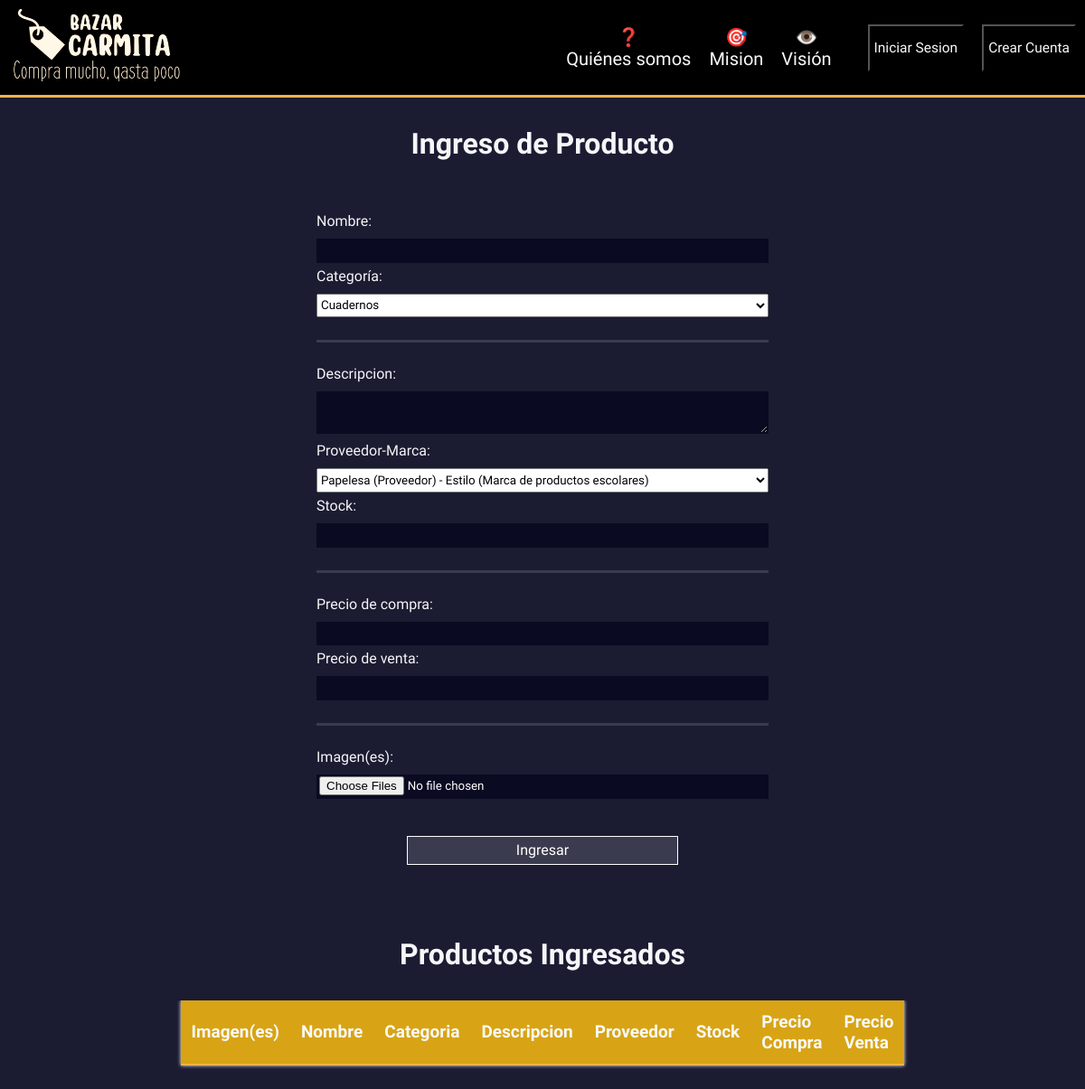
The page /formulario_producto on the database as committed earlier.
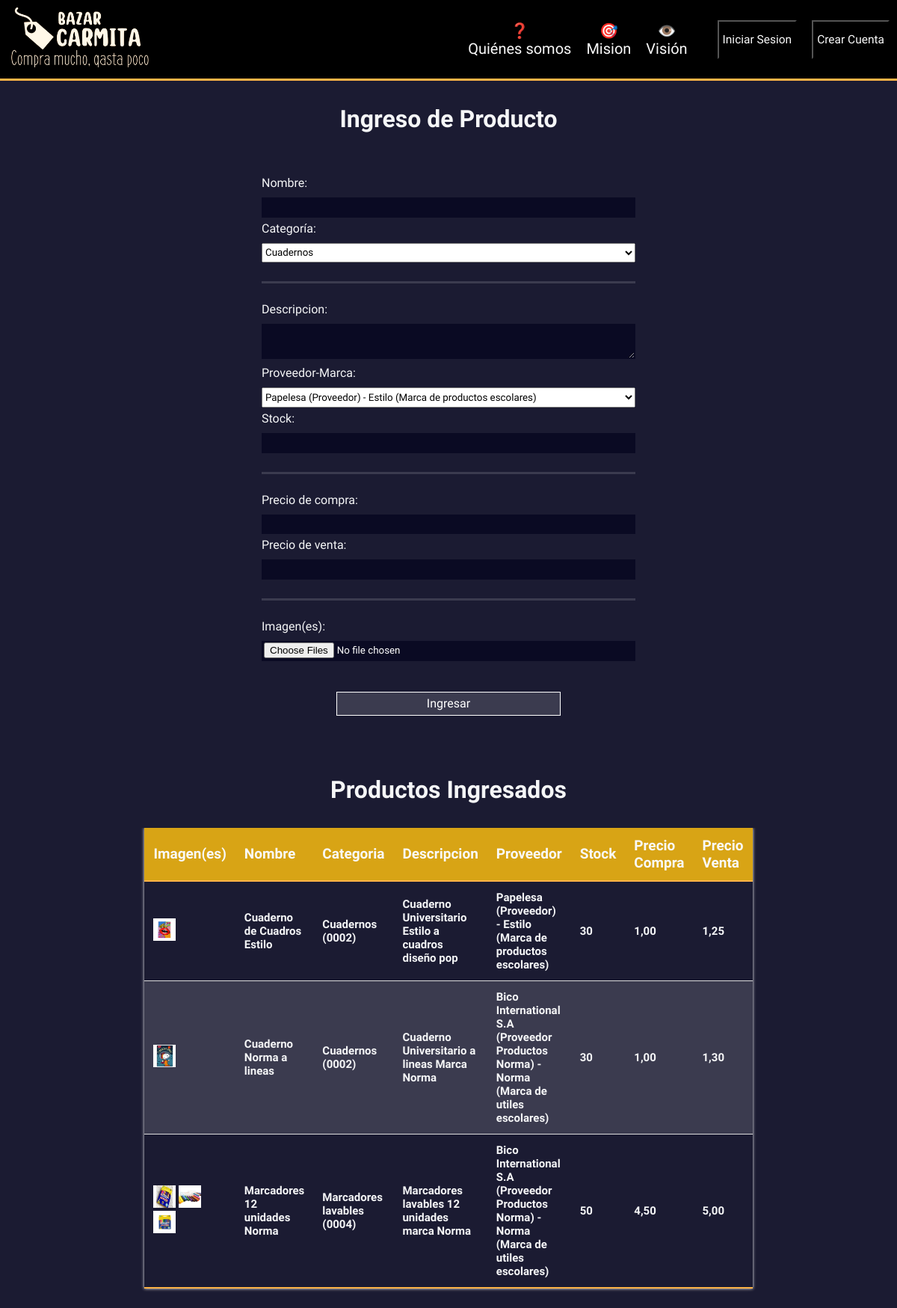
The same page on the database as committed later.
### producto/models.py (models this page shows, shortened)
class Producto_imagen(models.Model):
    producto = models.ForeignKey(Producto, related_name="imagenes", on_delete=models.CASCADE)
    imagen = models.ImageField(upload_to="uploads/",null=False,blank=True)

class Producto(models.Model):
    nombre = models.CharField(max_length=50)
    categoria = models.ForeignKey(Categoria_producto,on_delete=models.CASCADE)
    descripcion = models.TextField(max_length= 250)
    proveedor = models.ForeignKey(Proveedor_marca, on_delete=models.CASCADE)
    stock = models.IntegerField(default=0)
    precio_compra = models.DecimalField(max_digits=4,decimal_places=2)
    precio_venta = models.DecimalField(max_digits=4,decimal_places=2)
    estado = models.SmallIntegerField(max_length=1, default=1)

class Categoria_producto(models.Model):
    codigo= models.CharField(max_length=6)
    nombre = models.CharField(max_length=50)
    def __str__(self):
        texto = "{0} ({1})"
        return texto.format(self.nombre, self.codigo)

class Proveedor_marca(models.Model):
    proveedor = models.ForeignKey(Proveedor, on_delete=models.CASCADE)
    marca = models.ForeignKey(Marca, on_delete=models.CASCADE)
    estado = models.SmallIntegerField(max_length=1, default=1)
    def __str__(self):
        texto = "{0} - {1}"
        return texto.format(self.proveedor, self.marca)

class Proveedor(models.Model):
    nombre =  models.CharField(max_length=50)
    descripcion= models.TextField(max_length= 250)
    ruc = models.CharField(max_length=13)
    direccion = models.TextField(max_length= 250)
    celular = models.CharField(max_length=10)
    email = models.EmailField()
    estado = models.SmallIntegerField(max_length=1, default=1)
    def __str__(self):
        texto = "{0} ({1})"
        return texto.format(self.nombre, self.descripcion)

class Marca(models.Model):
    nombre = models.CharField(max_length=50)
    descripcion = models.CharField(max_length=250)
    estado = models.SmallIntegerField(max_length=1, default=1)
    def __str__(self):
        texto = "{0} ({1})"
        return texto.format(self.nombre, self.descripcion)

### producto/views.py (the view)
# urls.py: path('formulario_producto',views.formulario_producto, name='formulario_producto'),
def formulario_producto(request):
    listar_producto = Producto.objects.all()
    listar_imagen=Producto_imagen.objects.all()
    listar_categoria = Categoria_producto.objects.all()
    listar_proveedor = Proveedor_marca.objects.all()
    return render(request,"formulario-producto.html",
                {"categorias": listar_categoria,"proveedores": listar_proveedor,
                'productos':listar_producto, "imagenes":listar_imagen})

### producto/templates/formulario-producto.html (shortened to what this page needs)
{% extends './base.html' %}
{% load static %}
{% block extrahead %}
<link rel="stylesheet" href="{% static 'css/estilos-formulario.css' %}">
{% endblock %}
{% block body %}
{% load static %}
<form action="registrar_producto" method="POST" enctype="multipart/form-data">
    <h1>Ingreso de Producto</h1>
    <fieldset>
      <label for="nombre">Nombre: <input id="nombre" name="nombre" type="text" required /></label>
      <label for="categoria">Categoría: <select id="categoria" name="categoria" required>
        {% for c in categorias %}
          <option value="{{c.id}}">{{c.nombre}}</option>
        {% endfor %}
      </select>
      </label>
    </fieldset>
    <fieldset>
      <label for="descripcion">Descripcion: <textarea id="descripcion" name="descripcion" rows="3" cols="30" required ></textarea></label>
      <label for="proveedor">Proveedor-Marca: <select id="proveedor" name="proveedor" required>
        {% for p in proveedores %}
          <option value="{{p.id}}">{{p.proveedor}} - {{p.marca}}</option>
        {% endfor %}
      </select>
      <label for="stock">Stock: <input id="stock" name="stock" type="number" required /></label>
    </fieldset>
    <fieldset>
      <label for="precio_compra">Precio de compra: <input id="precio_compra" name="precio_compra" type="number" step="0.01" required /></label>
      <label for="precio_venta">Precio de venta: <input id="precio_venta" name="precio_venta" type="number" step="0.01" required /></label>
    </fieldset>
    <fieldset>
      <label for="imagen">Imagen(es): <input id="imagen" name="imagen" type="file" multiple required></label>
    </fieldset>
    <input type="submit" value="Ingresar" />
</form>
<h1>Productos Ingresados</h1>
<div style="overflow-x:auto;">
  <table class="table">
    <thead>
      <tr>
        <th>Imagen(es)</th>
        <th>Nombre</th>
        <th>Categoria</th>
        <th>Descripcion</th>
        <th>Proveedor</th>
        <th>Stock</th>
        <th>Precio Compra</th>
        <th>Precio Venta</th>
      </tr>
    </thead>
    <tbody>
      {% for p in productos %}
      <tr>
        <th>
          {% for i in imagenes%}
          {% if p == i.producto%}
          <img class="imagen-producto"src="{{i.imagen.url}}" width="30" height="50">
          {% endif %}
          {% endfor %}
        </th>
        <th>{{p.nombre}}</th>
        <th>{{p.categoria}}</th>
        <th>{{p.descripcion}}</th>
        <th>{{p.proveedor}}</th>
        <th>{{p.stock}}</th>
        <th>{{p.precio_compra}}</th>
        <th>{{p.precio_venta}}</th>
      </tr>
      {% endfor %}
    </tbody>
  </table>
</div>
{% endblock%}

### producto/templates/base.html (shortened to what this page needs)
{% load static %}
<!DOCTYPE html>
<html lang="es">
<head>
    <link rel="stylesheet" href="{% static 'css/estilos.css' %}">
    {% block extrahead %}{% endblock %}
</head>
<body>
    <header class="header">
        <a href="{% url 'home' %}">
            <img src="{% static 'img/logo-blanco.png' %}" alt="Bar Carmita"  id="logo">
        </a>
        <div class="nav">
            <ul>
                <li>
                    <a href="{% url 'bienvenido' %}#quienessomos" >
                        ❓<br>Quiénes somos
                    </a>
                </li>
                <li>
                    <a href="{% url 'bienvenido' %}#mision">
                        🎯 <br> Mision
                    </a>
                </li>
                <li>
                    <a href="{% url 'bienvenido' %}#vision" >
                        👁️<br>Visión
                    </a>
                </li>
            </ul>
            <div class="div-botones">
                <a href="{% url 'formulario_categoria_producto' %}"><button class="botones-sesion">Iniciar Sesion</button></a>
                <a><button class="botones-sesion">Crear Cuenta</button></a>
            </div>
        </div>
    </header>
    <div class="extender text-white">
    {% block body %}
    {% endblock %}
    </div>
</body>
</html>

### producto/static/css/estilos.css (style rules this page uses)
html { font-size: 62.5%; }
:root { --white: #f9f9f9; --black: #36383F; --grey: #85888C; --gold: #fdb347; }
* { margin: 0; padding: 0; box-sizing: border-box; font-family: Raleway; }
body { background-color: var(--white); font-family: "Poppins", sans-serif; }
#logo { width: 100%; height: 80px; max-width:200px; object-fit: cover; display:inline-block; margin:10px; }
.header { display:flex; width: 100%; position: sticky; justify-content: space-between; align-items: center; background-color: black; color:#fff; top:0; font-size:2rem; border-bottom:3px solid var(--gold); }
.nav { height:100%; display:flex; flex-direction: row; justify-content: space-evenly; }
.nav > ul { display: flex; margin: 0; padding: 0; }
.nav li { list-style: none; }
.nav li a { display:block; text-decoration: none; text-align: center; color: var(--white); padding:1rem; }
.div-botones { padding-left: 20px; display: flex; flex-direction: row; justify-content: center; align-items: center; }
.botones-sesion { padding:15px 5px; margin:0 10px; background-color: var(--gray); box-shadow: 2px var(--white); color: var(--white); font-size: 1.55rem; }
.extender { margin-top: 0; width: 100%; }

### producto/static/css/estilos-formulario.css (style rules this page uses)
:root { --azul: #1b1b32; --blanco: #ffffff; --gris: #3b3b4f; --azuloscuro:#0a0a23; --amarillo:#d8a415; }
body { width: 100%; height: 100%; margin: 0; background-color: var(--azul); color: #f5f6f7; font-family: Tahoma; font-size: 16px; }
h1, p { margin: 1em auto; text-align: center; }
form { width: 60vw; max-width: 500px; min-width: 300px; margin: 0 auto; padding-bottom: 2em; }
fieldset { border: none; padding: 2rem 0; border-bottom: 3px solid var(--gris); }
fieldset:last-of-type { border-bottom: none; }
label { display: block; margin: 0.5rem 0; }
input, textarea, select { margin: 10px 0 0 0; width: 100%; min-height: 2em; }
input, textarea { background-color: var(--azuloscuro); border: 1px solid var(--azuloscuro); color: var(--blanco); }
input[type="submit"] { display: block; width: 20%; margin: 1em auto; height: 2em; font-size: 1.1rem; background-color: var(--gris); border-color: var(--blanco); min-width: 300px; font-size: 1em; }
input[type="file"] { padding: 1px 2px; }
table { border-collapse: collapse; font-size: 1.5rem; font-family: sans-serif; min-width: 400px; box-shadow: 0 0 4px var(--white); margin: 0 auto; margin-bottom: 50px; max-width:100px; }
table thead tr { background-color: var(--amarillo); color: var(--white); text-align: left; font-size: 1.9rem; }
table th,table td { padding: 12px;; }
table tr { border-bottom: 1px solid #dddddd; }
table tr:last-of-type { border-bottom:2px solid var(--gold); }
table tr:nth-of-type(even) { background-color: var(--gris); }
table tbody tr { text-align: left; }
.imagen-producto { max-width:50px; height:30px; }

Rows that differ between the two databases and show on the page:
added Producto: nombre "Cuaderno de Cuadros Estilo", categoria "Cuadernos (0002)", descripcion "Cuaderno Universitario Estilo a cuadros diseño pop", proveedor "Papelesa (Proveedor) - Estilo (Marca de productos escolares)", stock "30", precio_compra "1,00", precio_venta "1,25"
added Producto_imagen: imagen (picture), shown under "Cuaderno de Cuadros Estilo"
added Producto: nombre "Cuaderno Norma a lineas", categoria "Cuadernos (0002)", descripcion "Cuaderno Universitario a lineas Marca Norma", proveedor "Bico International S.A (Proveedor Productos Norma) - Norma (Marca de utiles escolares)", stock "30", precio_compra "1,00", precio_venta "1,30"
added Producto_imagen: imagen (picture), shown under "Cuaderno Norma a lineas"
added Producto: nombre "Marcadores 12 unidades Norma", categoria "Marcadores lavables (0004)", descripcion "Marcadores lavables 12 unidades marca Norma", proveedor "Bico International S.A (Proveedor Productos Norma) - Norma (Marca de utiles escolares)", stock "50", precio_compra "4,50", precio_venta "5,00"
added Producto_imagen: imagen (picture), shown under "Marcadores 12 unidades Norma"
added Producto_imagen: imagen (picture), shown under "Marcadores 12 unidades Norma"
added Producto_imagen: imagen (picture), shown under "Marcadores 12 unidades Norma"
